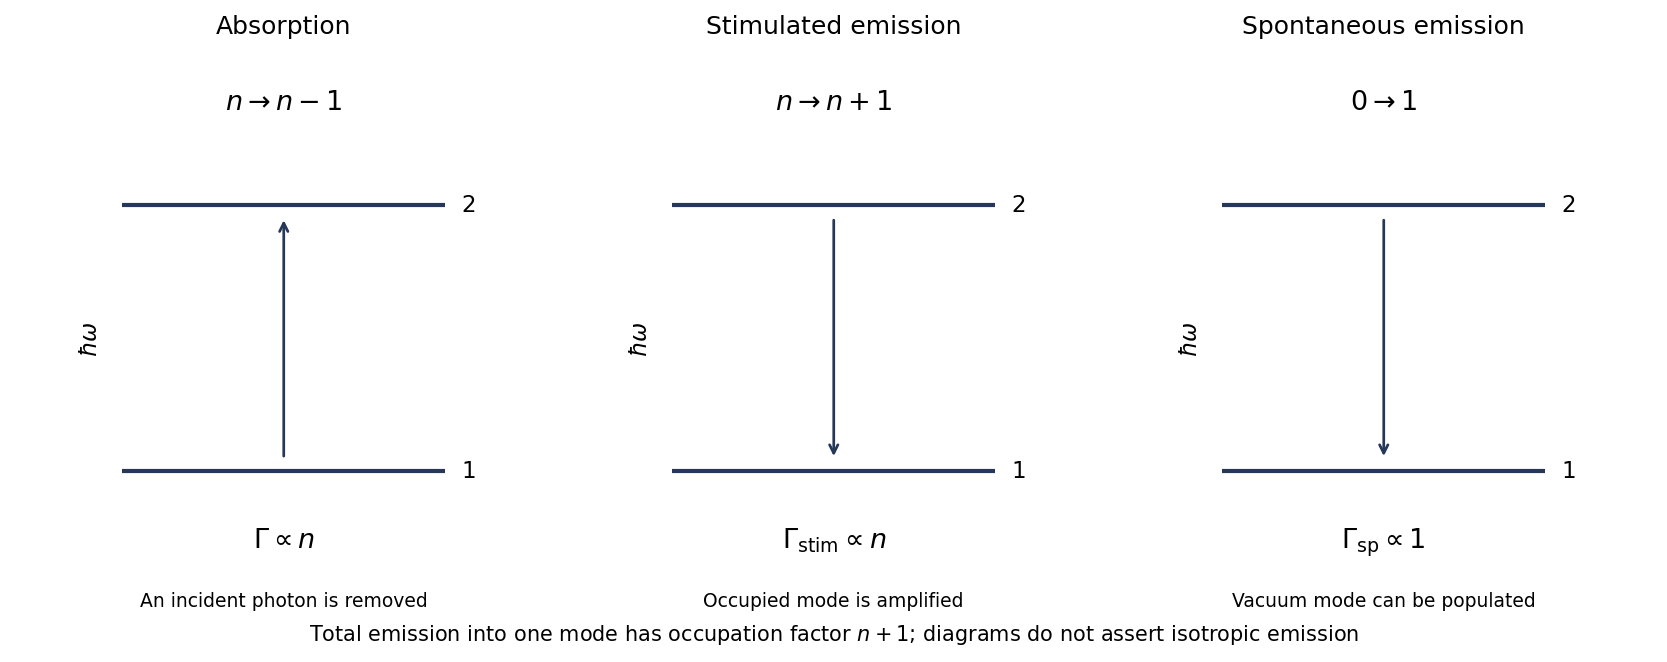

The script that saved this image:
"""Original explanatory figure; Python 3.14, numpy and matplotlib.
Write the same-basename PNG to the current working directory for Make.
No source image or source data file is read.
"""
import matplotlib
matplotlib.use("Agg")
import matplotlib.pyplot as plt
from matplotlib.patches import Rectangle, Polygon, Circle, Arc
import numpy as np

def box(ax,x,y,w,h,text,fc="#e5edf5",size=9):
    ax.add_patch(Rectangle((x,y),w,h,fc=fc,ec="#253858",lw=1.2))
    ax.text(x+w/2,y+h/2,text,ha="center",va="center",fontsize=size)

def arrow(ax,a,b,text=None):
    ax.annotate("",xy=b,xytext=a,arrowprops=dict(arrowstyle="->",lw=1.3,color="#253858"))
    if text:ax.text((a[0]+b[0])/2,(a[1]+b[1])/2,text,fontsize=8,ha="center",va="bottom")

def finish(fig,name):
    fig.set_facecolor("white")
    fig.savefig(name,dpi=150,facecolor="white",bbox_inches="tight")
    plt.close(fig)

fig,axs=plt.subplots(1,3,figsize=(11,4.3),layout="constrained")
titles=["Absorption","Stimulated emission","Spontaneous emission"]
for ax,title in zip(axs,titles,strict=True):
 ax.set(xlim=(0,10),ylim=(0,10),title=title);ax.axis("off")
 ax.hlines([2,7],2,8,color="#253858",lw=2)
 ax.text(8.3,7,"2",fontsize=11,va="center");ax.text(8.3,2,"1",fontsize=11,va="center")
 ax.text(1.4,4.5,r"$\hbar\omega$",rotation=90,ha="center",va="center",fontsize=11)
for i,ax in enumerate(axs):
 if i==0:
  arrow(ax,(5,2.2),(5,6.8));ax.text(5,8.8,r"$n\to n-1$",ha="center",fontsize=13);factor=r"$\Gamma\propto n$";label="An incident photon is removed"
 else:
  arrow(ax,(5,6.8),(5,2.2))
  ax.text(5,8.8,r"$n\to n+1$" if i==1 else r"$0\to1$",ha="center",fontsize=13)
  factor=r"$\Gamma_{\rm stim}\propto n$" if i==1 else r"$\Gamma_{\rm sp}\propto1$"
  label="Occupied mode is amplified" if i==1 else "Vacuum mode can be populated"
 ax.text(5,.55,factor,ha="center",fontsize=13);ax.text(5,-.55,label,ha="center",fontsize=9)
fig.supxlabel(r"Total emission into one mode has occupation factor $n+1$; diagrams do not assert isotropic emission",fontsize=10)
finish(fig,"paper-1-emission.png")
